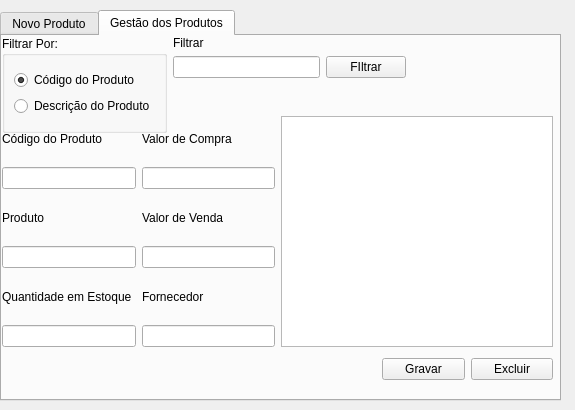
<?xml version="1.0" encoding="UTF-8"?>
<ui version="4.0">
 <class>tl_gestao_estoque</class>
 <widget class="QDialog" name="tl_gestao_estoque">
  <property name="geometry">
   <rect>
    <x>0</x>
    <y>0</y>
    <width>575</width>
    <height>410</height>
   </rect>
  </property>
  <property name="windowTitle">
   <string>Dialog</string>
  </property>
  <widget class="QTabWidget" name="tabWidget">
   <property name="geometry">
    <rect>
     <x>0</x>
     <y>10</y>
     <width>561</width>
     <height>391</height>
    </rect>
   </property>
   <property name="cursor">
    <cursorShape>ArrowCursor</cursorShape>
   </property>
   <property name="currentIndex">
    <number>1</number>
   </property>
   <widget class="QWidget" name="tab_novo_produto">
    <attribute name="title">
     <string>Novo Produto</string>
    </attribute>
    <widget class="QWidget" name="layoutWidget">
     <property name="geometry">
      <rect>
       <x>30</x>
       <y>20</y>
       <width>321</width>
       <height>221</height>
      </rect>
     </property>
     <layout class="QVBoxLayout" name="verticalLayout_9">
      <item>
       <layout class="QHBoxLayout" name="horizontalLayout_2">
        <item>
         <layout class="QVBoxLayout" name="verticalLayout_7">
          <item>
           <layout class="QVBoxLayout" name="verticalLayout">
            <item>
             <widget class="QLabel" name="label">
              <property name="text">
               <string>Código do Produto</string>
              </property>
             </widget>
            </item>
            <item>
             <widget class="QLineEdit" name="txt_codigo_produto"/>
            </item>
           </layout>
          </item>
          <item>
           <layout class="QVBoxLayout" name="verticalLayout_2">
            <item>
             <widget class="QLabel" name="label_2">
              <property name="text">
               <string>Descrição do Produto</string>
              </property>
             </widget>
            </item>
            <item>
             <widget class="QLineEdit" name="txt_descricao_produto"/>
            </item>
           </layout>
          </item>
          <item>
           <layout class="QVBoxLayout" name="verticalLayout_3">
            <item>
             <widget class="QLabel" name="label_3">
              <property name="text">
               <string>Quantidade em Estoque</string>
              </property>
             </widget>
            </item>
            <item>
             <widget class="QLineEdit" name="txt_qntd_estoque"/>
            </item>
           </layout>
          </item>
         </layout>
        </item>
        <item>
         <layout class="QVBoxLayout" name="verticalLayout_8">
          <item>
           <layout class="QVBoxLayout" name="verticalLayout_4">
            <item>
             <widget class="QLabel" name="label_4">
              <property name="text">
               <string>Fornecedor</string>
              </property>
             </widget>
            </item>
            <item>
             <widget class="QLineEdit" name="txt_fornecedor"/>
            </item>
           </layout>
          </item>
          <item>
           <layout class="QVBoxLayout" name="verticalLayout_5">
            <item>
             <widget class="QLabel" name="label_5">
              <property name="text">
               <string>Valor de Compra</string>
              </property>
             </widget>
            </item>
            <item>
             <widget class="QLineEdit" name="txt_valor_compra"/>
            </item>
           </layout>
          </item>
          <item>
           <layout class="QVBoxLayout" name="verticalLayout_6">
            <item>
             <widget class="QLabel" name="label_6">
              <property name="text">
               <string>Valor de Venda</string>
              </property>
             </widget>
            </item>
            <item>
             <widget class="QLineEdit" name="txt_valor_venda"/>
            </item>
           </layout>
          </item>
         </layout>
        </item>
       </layout>
      </item>
      <item>
       <layout class="QHBoxLayout" name="horizontalLayout">
        <item>
         <widget class="QPushButton" name="btn_novo_produto">
          <property name="cursor">
           <cursorShape>PointingHandCursor</cursorShape>
          </property>
          <property name="text">
           <string>Limpar</string>
          </property>
         </widget>
        </item>
        <item>
         <widget class="QPushButton" name="btn_gravar_novo_produto">
          <property name="cursor">
           <cursorShape>PointingHandCursor</cursorShape>
          </property>
          <property name="text">
           <string>Gravar Novo Produto</string>
          </property>
         </widget>
        </item>
       </layout>
      </item>
     </layout>
    </widget>
   </widget>
   <widget class="QWidget" name="tab_gestao_produtos">
    <attribute name="title">
     <string>Gestão dos Produtos</string>
    </attribute>
    <widget class="QWidget" name="layoutWidget">
     <property name="geometry">
      <rect>
       <x>0</x>
       <y>80</y>
       <width>551</width>
       <height>231</height>
      </rect>
     </property>
     <layout class="QHBoxLayout" name="horizontalLayout_4">
      <item>
       <layout class="QHBoxLayout" name="horizontalLayout_3">
        <item>
         <layout class="QVBoxLayout" name="verticalLayout_11">
          <item>
           <widget class="QLabel" name="label_7">
            <property name="text">
             <string>Código do Produto</string>
            </property>
           </widget>
          </item>
          <item>
           <widget class="QLineEdit" name="txt_ge_codigo_produto"/>
          </item>
          <item>
           <widget class="QLabel" name="label_8">
            <property name="text">
             <string>Produto</string>
            </property>
           </widget>
          </item>
          <item>
           <widget class="QLineEdit" name="txt_ge_produto"/>
          </item>
          <item>
           <widget class="QLabel" name="label_9">
            <property name="text">
             <string>Quantidade em Estoque</string>
            </property>
           </widget>
          </item>
          <item>
           <widget class="QLineEdit" name="txt_ge_qntd"/>
          </item>
         </layout>
        </item>
        <item>
         <layout class="QVBoxLayout" name="verticalLayout_12">
          <item>
           <widget class="QLabel" name="label_10">
            <property name="text">
             <string>Valor de Compra</string>
            </property>
           </widget>
          </item>
          <item>
           <widget class="QLineEdit" name="txt_ge_valor_compra"/>
          </item>
          <item>
           <widget class="QLabel" name="label_11">
            <property name="text">
             <string>Valor de Venda</string>
            </property>
           </widget>
          </item>
          <item>
           <widget class="QLineEdit" name="txt_ge_valor_venda"/>
          </item>
          <item>
           <widget class="QLabel" name="label_12">
            <property name="text">
             <string>Fornecedor</string>
            </property>
           </widget>
          </item>
          <item>
           <widget class="QLineEdit" name="txt_ge_fornecedor"/>
          </item>
         </layout>
        </item>
       </layout>
      </item>
      <item>
       <widget class="QTableWidget" name="tw_ge_produtos"/>
      </item>
     </layout>
    </widget>
    <widget class="QWidget" name="layoutWidget">
     <property name="geometry">
      <rect>
       <x>0</x>
       <y>0</y>
       <width>551</width>
       <height>97</height>
      </rect>
     </property>
     <layout class="QHBoxLayout" name="horizontalLayout_6">
      <item>
       <widget class="QGroupBox" name="groupBox">
        <property name="title">
         <string>Filtrar Por:</string>
        </property>
        <layout class="QVBoxLayout" name="verticalLayout_14">
         <item>
          <layout class="QVBoxLayout" name="verticalLayout_10">
           <item>
            <widget class="QRadioButton" name="rb_ge_codigo">
             <property name="cursor">
              <cursorShape>SizeAllCursor</cursorShape>
             </property>
             <property name="text">
              <string>Código do Produto</string>
             </property>
             <property name="checked">
              <bool>true</bool>
             </property>
            </widget>
           </item>
           <item>
            <widget class="QRadioButton" name="rb_ge_produto">
             <property name="cursor">
              <cursorShape>PointingHandCursor</cursorShape>
             </property>
             <property name="text">
              <string>Descrição do Produto</string>
             </property>
            </widget>
           </item>
          </layout>
         </item>
        </layout>
       </widget>
      </item>
      <item>
       <layout class="QVBoxLayout" name="verticalLayout_13">
        <item>
         <widget class="QLabel" name="label_13">
          <property name="text">
           <string>Filtrar</string>
          </property>
         </widget>
        </item>
        <item>
         <layout class="QHBoxLayout" name="horizontalLayout_5">
          <item>
           <widget class="QLineEdit" name="txt_ge_filtrar"/>
          </item>
          <item>
           <widget class="QPushButton" name="btn_ge_filtrar">
            <property name="cursor">
             <cursorShape>PointingHandCursor</cursorShape>
            </property>
            <property name="text">
             <string>FIltrar</string>
            </property>
           </widget>
          </item>
          <item>
           <spacer name="horizontalSpacer">
            <property name="orientation">
             <enum>Qt::Orientation::Horizontal</enum>
            </property>
            <property name="sizeHint" stdset="0">
             <size>
              <width>40</width>
              <height>20</height>
             </size>
            </property>
           </spacer>
          </item>
         </layout>
        </item>
        <item>
         <spacer name="verticalSpacer">
          <property name="orientation">
           <enum>Qt::Orientation::Vertical</enum>
          </property>
          <property name="sizeHint" stdset="0">
           <size>
            <width>20</width>
            <height>40</height>
           </size>
          </property>
         </spacer>
        </item>
       </layout>
      </item>
     </layout>
    </widget>
    <widget class="QWidget" name="layoutWidget">
     <property name="geometry">
      <rect>
       <x>380</x>
       <y>320</y>
       <width>171</width>
       <height>26</height>
      </rect>
     </property>
     <layout class="QHBoxLayout" name="horizontalLayout_7">
      <item>
       <widget class="QPushButton" name="btn_ge_gravar">
        <property name="cursor">
         <cursorShape>PointingHandCursor</cursorShape>
        </property>
        <property name="text">
         <string>Gravar</string>
        </property>
       </widget>
      </item>
      <item>
       <widget class="QPushButton" name="btn_ge_excluir">
        <property name="cursor">
         <cursorShape>PointingHandCursor</cursorShape>
        </property>
        <property name="text">
         <string>Excluir</string>
        </property>
       </widget>
      </item>
     </layout>
    </widget>
   </widget>
  </widget>
 </widget>
 <resources/>
 <connections/>
</ui>
